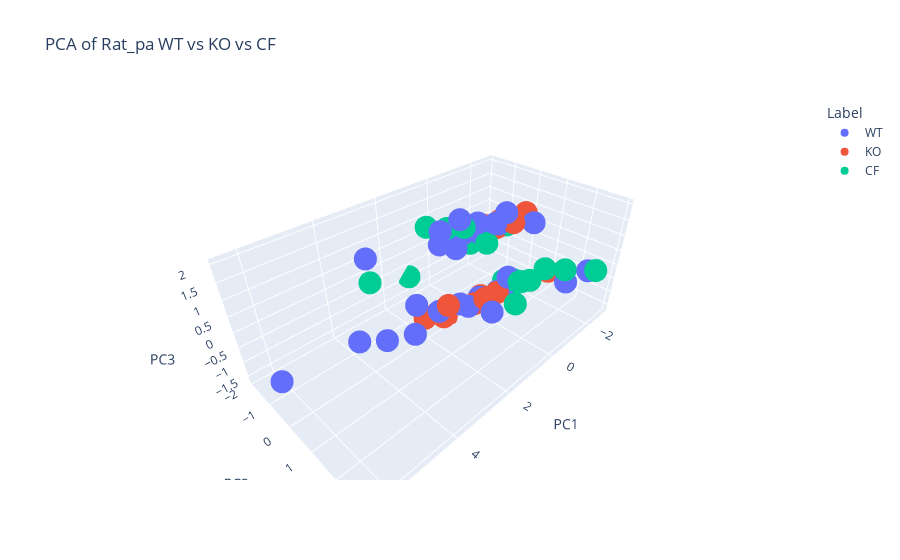

Notebook code for this chart:
### Code cell
pca_3D(df_rat_pa_combine, 'PCA of Rat_pa WT vs KO vs CF')
